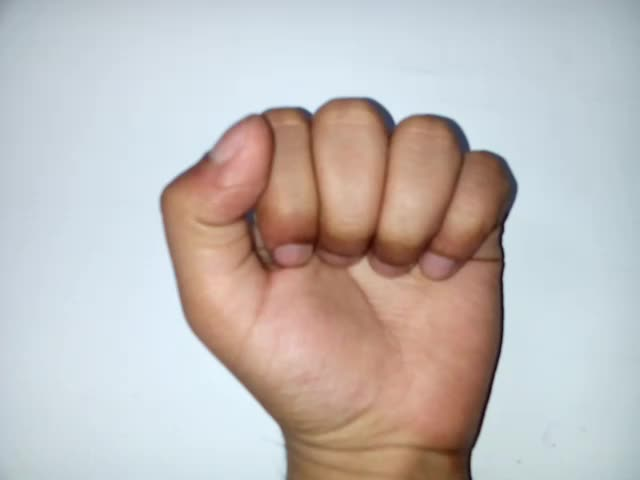
#> input picture 001.jpg, 640 x 480 px
$ python -i orb_processing.py   (imports and definitions only)
#> lines starting #> are read from the running program, lines starting #| are printed output that depends on the picture; after the words box and inside, x2 and y2 are one past the last pixel; in counts of white or black regions, pixels touching at a corner belong together
import numpy as np
import cv2
from matplotlib import pyplot as plt

def descriptor(path):
#> called with path = '../001.jpg'
    frame = cv2.imread(path)
#> frame is the input picture: shape (480, 640, 3); mean B, G, R 186.1, 188, 193.7
    frame = cv2.resize(frame,(128,128))
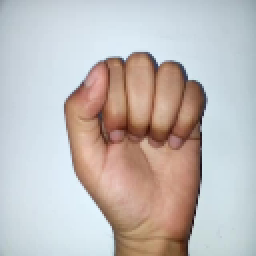
#> frame: shape (128, 128, 3) (shown 2 times larger); mean B, G, R 186, 188, 193.6

    convertedgray = cv2.cvtColor(frame, cv2.COLOR_BGR2GRAY)
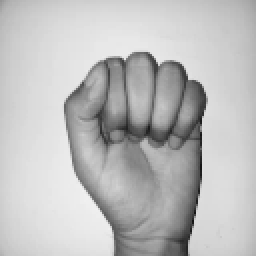
#> convertedgray: shape (128, 128) (shown 2 times larger); min 20, max 241, mean 189.4

    convertedhsv = cv2.cvtColor(frame, cv2.COLOR_BGR2HSV)
#> convertedhsv: shape (128, 128, 3); mean H, S, V 71.6, 49.1, 207.7
    #cv2.imshow("hsv",convertedhsv)

    lowerBoundary = np.array([0,40,30],dtype="uint8")#hsv ranges for skin
    upperBoundary = np.array([43,255,254],dtype="uint8")
    skinMask = cv2.inRange(convertedhsv, lowerBoundary, upperBoundary)
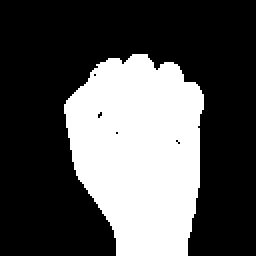
#> skinMask: shape (128, 128) (shown 2 times larger); 32.8% white; 1 white region, box (x1, y1, x2, y2) and area: (32, 27, 102, 128) 5369
    #cv2.imshow("inrange",skinMask)
    skinMask = cv2.addWeighted(skinMask,0.5,skinMask,0.5,0.0)
    #cv2.imshow("masked",skinMask)

    skinMask = cv2.medianBlur(skinMask, 5)#remove noise
#> skinMask: shape (128, 128); 32.8% white; 1 white region, box (x1, y1, x2, y2) and area: (32, 27, 102, 128) 5377
    skin = cv2.bitwise_and(convertedgray, convertedgray, mask = skinMask)#mask out hand
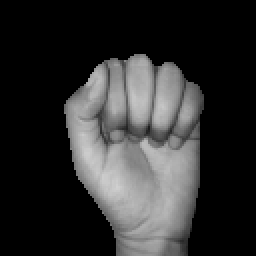
#> skin: shape (128, 128) (shown 2 times larger); min 0, max 208, mean 46.7

    img2 = cv2.Canny(skin,60,60)
#> img2: shape (128, 128); 7.9% white in thin lines or dots, all inside (x1, y1, x2, y2) = (32, 27, 102, 128)
    orb = cv2.ORB_create()
    #orb = cv2.xfeatures2d.SURF_create()
    img2 = cv2.resize(img2,(256,256))
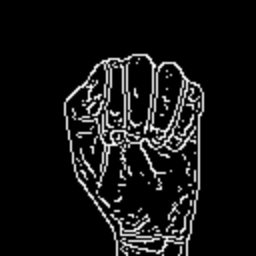
#> img2: shape (256, 256); min 0, max 255, mean 20.1
    kp, des = orb.detectAndCompute(img2,None)
#> kp = 472 keypoints; strongest (x, y, size): (114, 144, 31), (192, 105, 31), (151, 129, 31), (122, 133, 31)
    img2 = cv2.drawKeypoints(img2,kp,None,(0,0,255),4)
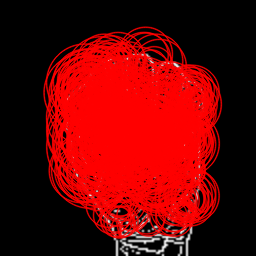
#> img2: shape (256, 256, 3); mean of channels 0, 1, 2 3.3, 3.3, 104.7; drawn as B, G, R
    # [4 lines of commented-out code are left out]
    return des


#print(descriptor('001.jpg').shape)

>>> result = descriptor('../001.jpg')
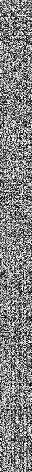
#> result: shape (472, 32); min 0, max 255, mean 128.9
